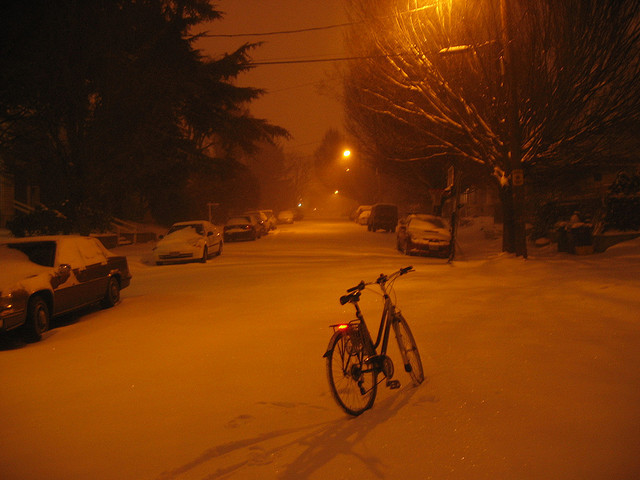
#> input picture Color Histograms/assets/Image2.jpg, 640 x 480 px
$ jupyter execute HistogramNormalization.ipynb
#> lines starting #> are read from the running program, lines starting #| are printed output that depends on the picture
# Color Histograms: Contrast Enhancement through Normalization

In this notebook, we explore **color histograms** and how they can be used for **contrast enhancement** in digital images.

We will:
1. Load an image.
2. Compute and visualize its **RGB histograms**.
3. Apply **normalization** to enhance contrast.
4. Compare the original and normalized histograms.

## Step 1: Understanding Color Histograms

A **color histogram** represents the distribution of pixel intensities in an image.
For an RGB image:
- Red channel histogram → intensity distribution of red pixels.
- Green channel histogram → intensity distribution of green pixels.
- Blue channel histogram → intensity distribution of blue pixels.

Let's plot the histograms of each channel.

## Step 2: Contrast Enhancement with Normalization

**Normalization** stretches the pixel intensity values across the full available range (0–255).
This increases contrast by redistributing pixel values and making details more visible.

We will use OpenCV's `cv2.normalize()` function.

## Step 3: Comparison of Results

- The **original histogram** may be clustered in a narrow intensity range, leading to poor contrast.
- After **normalization**, the histogram is spread across the full intensity range, enhancing contrast.

[cell 1]
# Import required libraries
import cv2
import numpy as np
import matplotlib.pyplot as plt

# Load the image
img = cv2.imread("assets/Image2.jpg")
#> img is the input picture: shape (480, 640, 3); mean B, G, R 6.5, 48.9, 107.8
img_rgb = cv2.cvtColor(img, cv2.COLOR_BGR2RGB)  # Convert BGR (OpenCV default) to RGB

# Show the original image
plt.imshow(img_rgb)
plt.title("Original Image")
plt.axis("off")
plt.show()

[cell 2]
# Function to plot histograms for each color channel
def plot_histogram(image, title="Histogram"):
#> called with title = 'Original Image Histogram'
    color = ('r', 'g', 'b')
    plt.figure(figsize=(8,5))
    for i, col in enumerate(color):
        hist = cv2.calcHist([image], [i], None, [256], [0,256])
        plt.plot(hist, color=col)
        plt.xlim([0,256])
    plt.title(title)
    plt.xlabel("Pixel Intensity")
    plt.ylabel("Frequency")
    plt.show()
#> figure, not shown here; curve peaks at x = 145, y = 4633; curve peaks at x = 17, y = 9920; curve peaks at x = 0, y = 33181

# Plot original histograms
plot_histogram(img_rgb, "Original Image Histogram")

[cell 3]
# Normalize the image
normalized_img = np.zeros_like(img_rgb)
normalized_img = cv2.normalize(img_rgb, normalized_img, 0, 255, cv2.NORM_MINMAX)

# Show the normalized image
plt.imshow(normalized_img)
plt.title("Normalized Image (Enhanced Contrast)")
plt.axis("off")
plt.show()

# Plot histogram of normalized image
plot_histogram(normalized_img, "Normalized Image Histogram")

## Conclusion

- **Color histograms** provide a clear way to analyze the intensity distribution of each channel.
- **Normalization** enhances contrast by stretching pixel values to cover the full intensity range.
- This technique is especially useful in image preprocessing for computer vision tasks where visibility and detail are important.

[cell 4]
# Combined visualization: Images, Histograms, and Zoomed-in Details
h, w, _ = img_rgb.shape
#> h = 480; w = 640
crop_size = 50  # pixels
center_h, center_w = h//2, w//2
#> center_h = 240; center_w = 320

# Crop regions for detail
original_crop = img_rgb[center_h-crop_size:center_h+crop_size,
                        center_w-crop_size:center_w+crop_size]
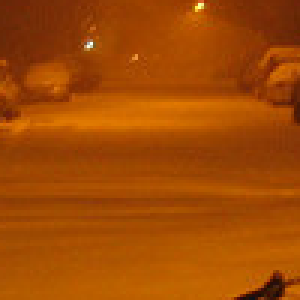
#> original_crop: shape (100, 100, 3) (shown 3 times larger); mean R, G, B 162.1, 73.8, 2.8
normalized_crop = normalized_img[center_h-crop_size:center_h+crop_size,
                                 center_w-center_w+crop_size:center_w+crop_size]
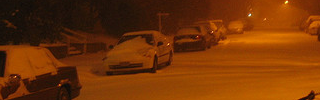
#> normalized_crop: shape (100, 320, 3); mean R, G, B 113.4, 51, 5.7

# Create figure with 3 rows × 2 columns
fig, axes = plt.subplots(3, 2, figsize=(14,15))

# Row 1: Full images
axes[0,0].imshow(img_rgb)
axes[0,0].set_title("Original Image")
axes[0,0].axis("off")

axes[0,1].imshow(normalized_img)
axes[0,1].set_title("Normalized Image")
axes[0,1].axis("off")

# Row 2: Histograms
color = ('r', 'g', 'b')

for i, col in enumerate(color):
    hist = cv2.calcHist([img_rgb], [i], None, [256], [0,256])
    axes[1,0].plot(hist, color=col)
axes[1,0].set_title("Original Histogram")
axes[1,0].set_xlim([0,256])

for i, col in enumerate(color):
    hist = cv2.calcHist([normalized_img], [i], None, [256], [0,256])
    axes[1,1].plot(hist, color=col)
axes[1,1].set_title("Normalized Histogram")
axes[1,1].set_xlim([0,256])

# Row 3: Zoomed details
axes[2,0].imshow(original_crop)
axes[2,0].set_title("Original Image (Zoomed)")
axes[2,0].axis("off")

axes[2,1].imshow(normalized_crop)
axes[2,1].set_title("Normalized Image (Zoomed)")
axes[2,1].axis("off")

plt.tight_layout()
plt.show()
#> figure, not shown here; panel 3: curve peaks at x = 145, y = 4633; panel 3: curve peaks at x = 17, y = 9920; panel 3: curve peaks at x = 0, y = 33181; panel 4: curve peaks at x = 145, y = 4633

## Grayscale Histogram Normalization with Pixel Intensity Manipulation

In this section, we will:
1. Convert the color image into **grayscale**.
2. Display its **pixel intensity matrix**.
3. Add **+50 intensity** to every pixel value (brightening the image). -> **(cv2.add = increase | cv2.subtract = decrease)**
4. Apply **histogram normalization** to bring the contrast back into balance.
5. Compare all results visually and numerically.

[cell 5]
# Load and convert to grayscale
gray = cv2.imread("assets/Image.jpeg", cv2.IMREAD_GRAYSCALE)
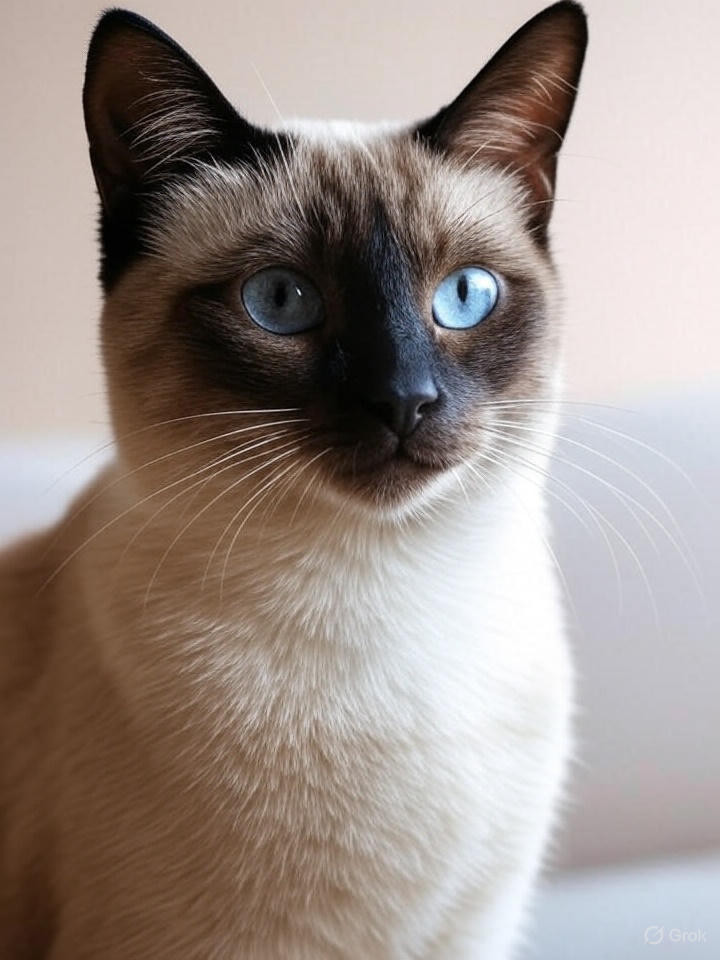
#> input picture Color Histograms/assets/Image.jpeg, 720 x 960 px
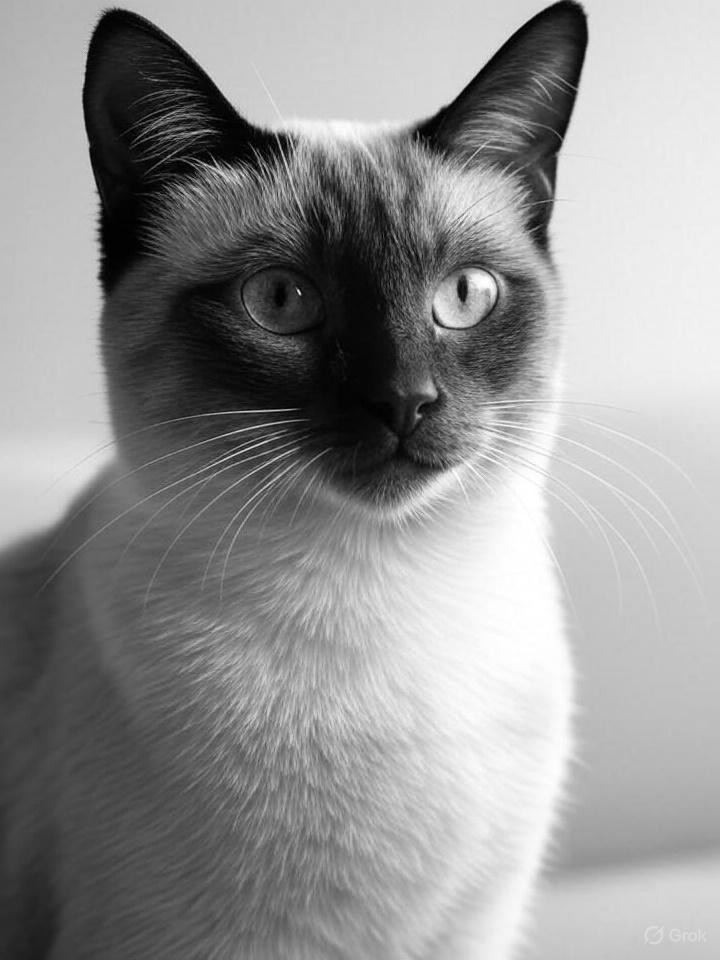
#> gray: shape (960, 720); min 0, max 255, mean 147.1

plt.figure(figsize=(6,6))
plt.imshow(gray, cmap='gray')
plt.title("Original Grayscale Image")
plt.axis("off")
plt.show()

print("Original Pixel Matrix:")
print(gray)
#> (printed output is left out)

### Step 1: Increase Pixel Values by +50

We'll manually add 50 to all pixel intensities to simulate an overexposed (too bright) image.
Values exceeding 255 will be **clipped** to the maximum valid intensity (255).

[cell 6]
# Add 50 to all pixels (simulate brightness increase)
brighter = cv2.add(gray, 50)  # Automatically clips values > 255
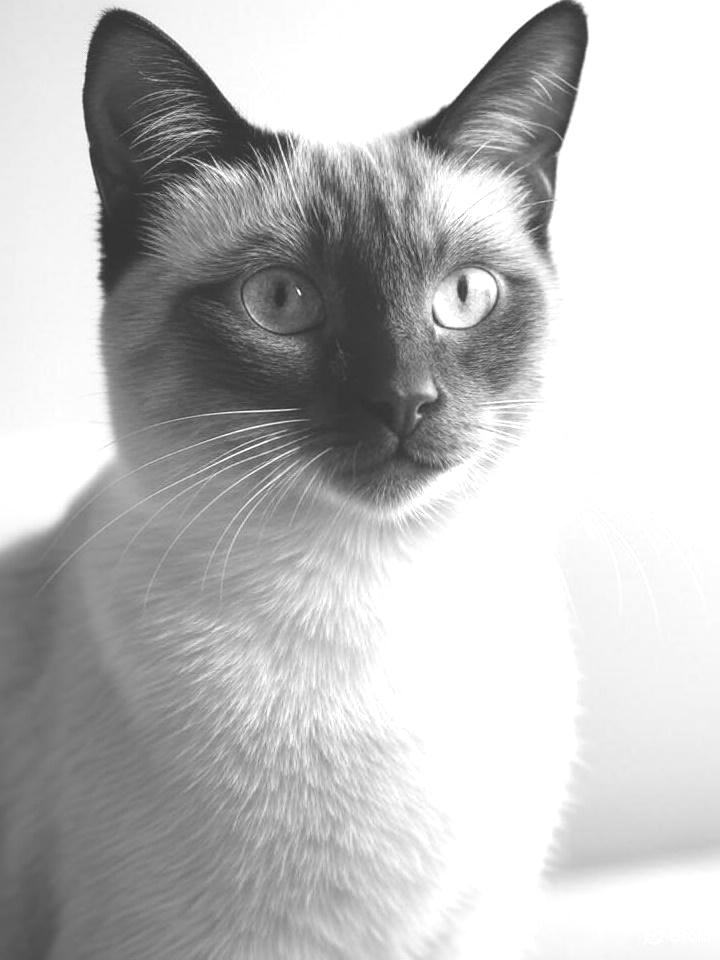
#> brighter: shape (960, 720); min 50, max 255, mean 190.6

# Show side-by-side comparison with the original grayscale image
fig, axes = plt.subplots(1, 2, figsize=(12,6))

axes[0].imshow(gray, cmap='gray')
axes[0].set_title("Original Grayscale Image")
axes[0].axis("off")

axes[1].imshow(brighter, cmap='gray')
axes[1].set_title("Grayscale Image after +50 Pixel Addition")
axes[1].axis("off")

plt.tight_layout()
plt.show()

# Display pixel matrices
print("Original Pixel Matrix:")
print(gray)
#> (printed output is left out)
print("\nPixel Matrix after +50 Addition:")
print(brighter)
#> (printed output is left out)

### Step 2: Histogram Normalization

Now we normalize the brightened image so that its pixel values spread evenly across the full intensity range (0–255).
This restores the contrast lost due to overexposure.

[cell 7]
# Normalize the image
normalized = np.zeros_like(brighter)
normalized = cv2.normalize(brighter, normalized, 0, 255, cv2.NORM_MINMAX)
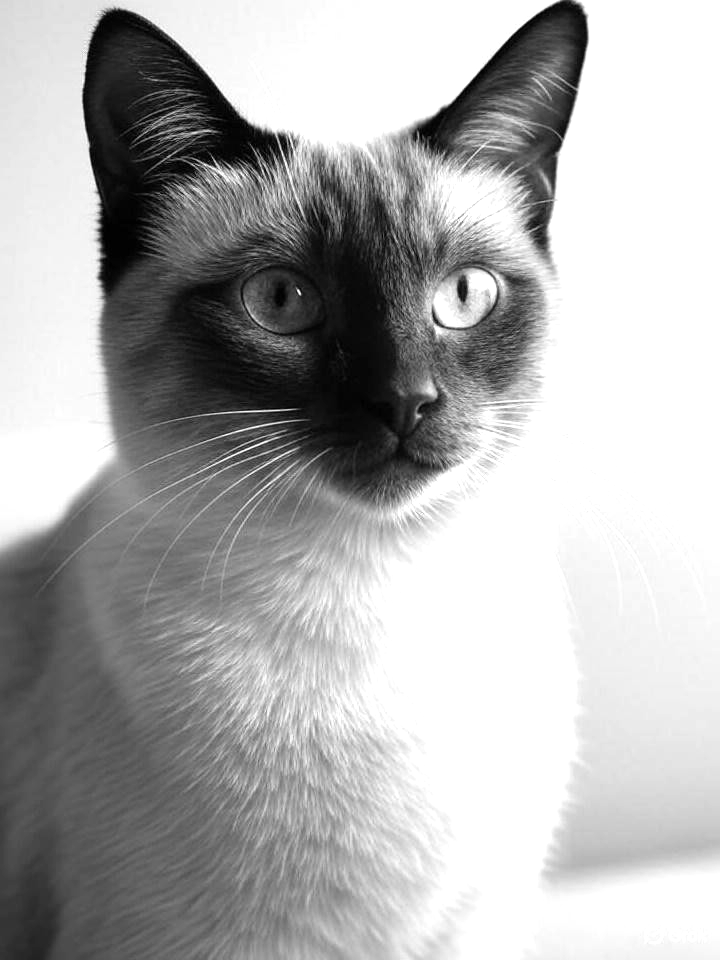
#> normalized: shape (960, 720); min 0, max 255, mean 174.9

# Show normalized result side-by-side with original grayscale
fig, axes = plt.subplots(1, 2, figsize=(12,6))

axes[0].imshow(gray, cmap='gray')
axes[0].set_title("Original Grayscale Image")
axes[0].axis("off")

axes[1].imshow(normalized, cmap='gray')
axes[1].set_title("Normalized Grayscale Image")
axes[1].axis("off")

plt.tight_layout()
plt.show()

# Display pixel matrices
print("Original Pixel Matrix:")
print(gray)
#> (printed output is left out)
print("\nNormalized Pixel Matrix:")
print(normalized)
#> (printed output is left out)

### Step 3: Compare Histograms

Let's plot the histograms of:
- Original grayscale image
- Brightened image (+50)
- Normalized image

[cell 8]
# Plot histograms
plt.figure(figsize=(8,5))
plt.hist(gray.ravel(), bins=256, color='blue', alpha=0.5, label='Original')
plt.hist(brighter.ravel(), bins=256, color='red', alpha=0.5, label='Brightened (+50)')
plt.hist(normalized.ravel(), bins=256, color='green', alpha=0.5, label='Normalized')
plt.legend()
plt.title("Grayscale Histogram Comparison")
plt.xlabel("Pixel Intensity")
plt.ylabel("Frequency")
plt.show()
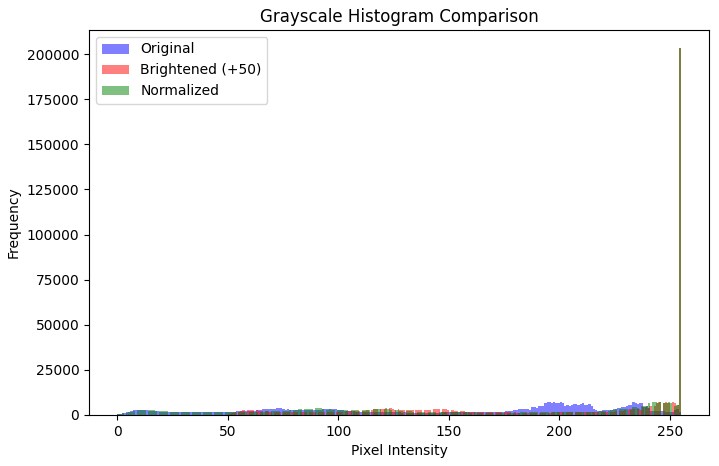
#> figure drawn by matplotlib, 1 panel; tallest bar 7409 high, from x = 200.2 to 201.2; tallest bar 203249 high, from x = 254.2 to 255; tallest bar 203249 high, from x = 254 to 255

## 🧠 Interpretation

- After adding **+50**, most pixel values shifted toward the bright region (right side of the histogram), reducing contrast.
- After **normalization**, the histogram stretches again across 0–255, restoring contrast and improving visibility of details.

## RGB Histogram Normalization with Pixel Intensity Manipulation

In this section, we will:
1. Convert the color image into **RGB**.
2. Display its **pixel intensity matrix**.
3. Add **+50 intensity** to every pixel value -> **(cv2.add = increase | cv2.subtract = decrease)**
4. Apply **histogram normalization** to bring the contrast back into balance.
5. Compare all results visually and numerically.

[cell 9]
# 🧩 RGB Histogram Normalization and Brightness Adjustment
import cv2
import numpy as np
import matplotlib.pyplot as plt

# Load the RGB image
img_rgb = cv2.imread("assets/Image.jpeg")
#> img_rgb is the input picture: shape (960, 720, 3); mean B, G, R 138.4, 144.1, 155.9
img_rgb = cv2.cvtColor(img_rgb, cv2.COLOR_BGR2RGB)

# --- Step 1: Brightness adjustment ---
# Add 50 to all RGB channels (brighter)
brighter_rgb = cv2.add(img_rgb, (50, 50, 50, 0))
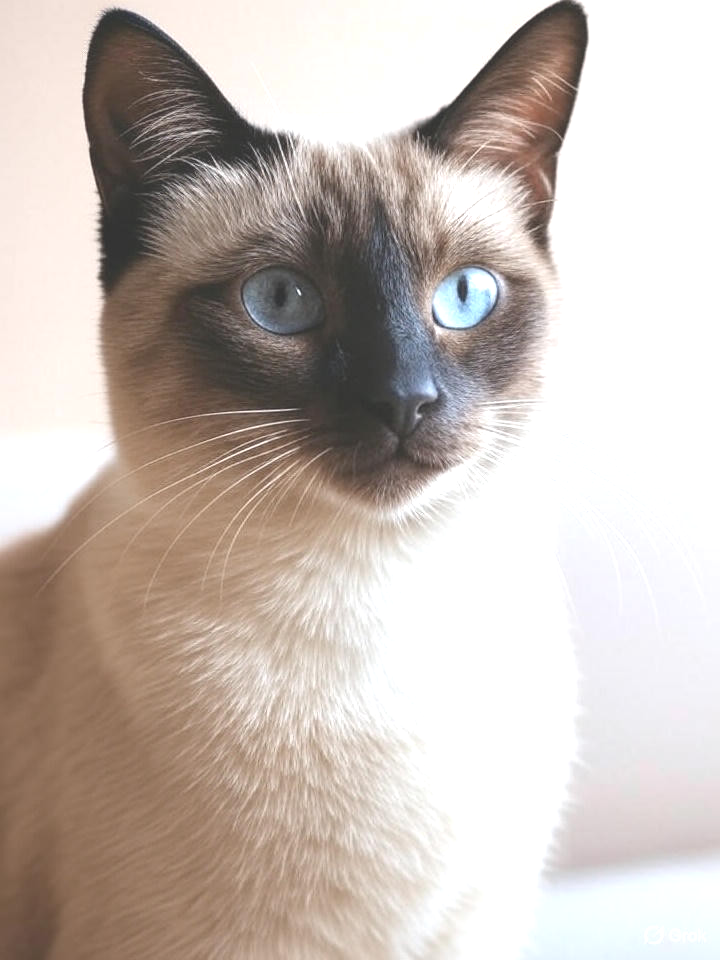
#> brighter_rgb: shape (960, 720, 3); mean R, G, B 198.8, 188, 181.3

# Subtract 50 from all RGB channels (darker)
darker_rgb = cv2.subtract(img_rgb, (50, 50, 50, 0))
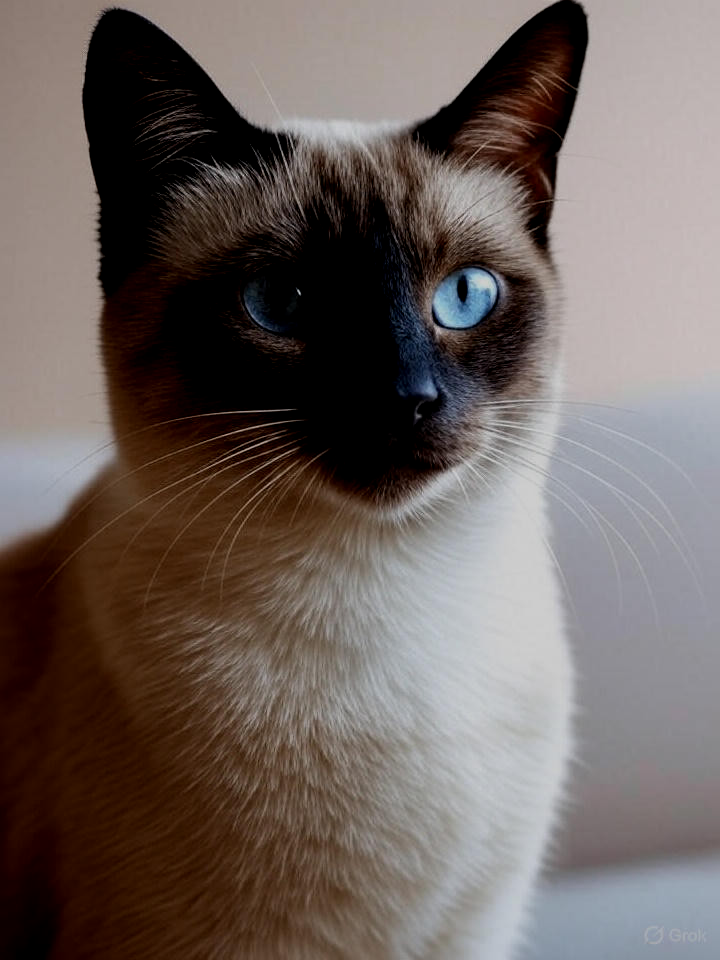
#> darker_rgb: shape (960, 720, 3); mean R, G, B 108.7, 97.8, 93.8

# --- Step 2: Normalization ---
# Normalize pixel intensities to full 0–255 range
normalized_rgb = np.zeros_like(img_rgb)
normalized_rgb = cv2.normalize(img_rgb, normalized_rgb, 0, 255, cv2.NORM_MINMAX)

# --- Step 3: Visualization ---
fig, axes = plt.subplots(2, 2, figsize=(14,10))

axes[0,0].imshow(img_rgb)
axes[0,0].set_title("Original RGB Image")
axes[0,0].axis("off")

axes[0,1].imshow(brighter_rgb)
axes[0,1].set_title("RGB Image (+50 Brightness)")
axes[0,1].axis("off")

axes[1,0].imshow(darker_rgb)
axes[1,0].set_title("RGB Image (-50 Brightness)")
axes[1,0].axis("off")

axes[1,1].imshow(normalized_rgb)
axes[1,1].set_title("Normalized RGB Image")
axes[1,1].axis("off")

plt.tight_layout()
plt.show()

# --- Step 4: Histogram Comparison ---
colors = ('r', 'g', 'b')
fig, axes = plt.subplots(1, 2, figsize=(14,5))

# Original Histogram
for i, col in enumerate(colors):
    hist = cv2.calcHist([img_rgb], [i], None, [256], [0,256])
    axes[0].plot(hist, color=col)
axes[0].set_title("Original RGB Histogram")
axes[0].set_xlim([0,256])

# Normalized Histogram
for i, col in enumerate(colors):
    hist = cv2.calcHist([normalized_rgb], [i], None, [256], [0,256])
    axes[1].plot(hist, color=col)
axes[1].set_title("Normalized RGB Histogram")
axes[1].set_xlim([0,256])

plt.tight_layout()
plt.show()
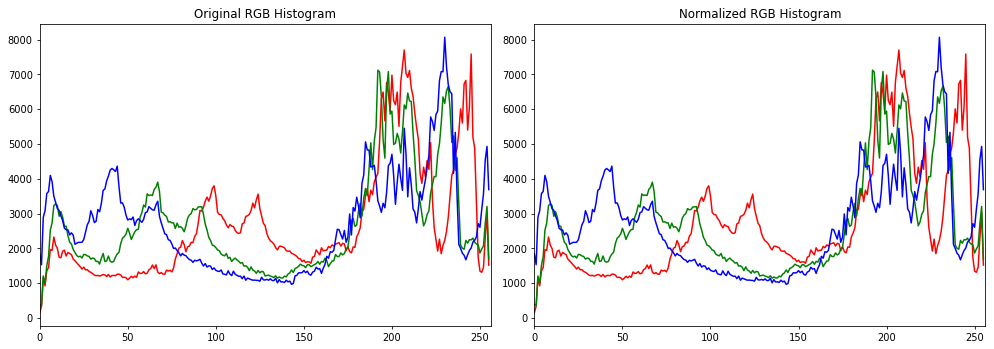
#> figure drawn by matplotlib, 2 panels; panel 1: curve peaks at x = 207, y = 7701; panel 1: curve peaks at x = 192, y = 7124; panel 1: curve peaks at x = 230, y = 8068; panel 2: curve peaks at x = 207, y = 7701

# --- Step 5: Pixel Matrix Samples ---
print("Original RGB Pixel Sample (top-left 5x5 region):")
print(img_rgb[:5, :5, :])
#> (printed output is left out)

print("\nBrighter (+50) RGB Pixel Sample:")
print(brighter_rgb[:5, :5, :])
#> (printed output is left out)

print("\nDarker (-50) RGB Pixel Sample:")
print(darker_rgb[:5, :5, :])
#> (printed output is left out)

print("\nNormalized RGB Pixel Sample:")
print(normalized_rgb[:5, :5, :])
#> (printed output is left out)
